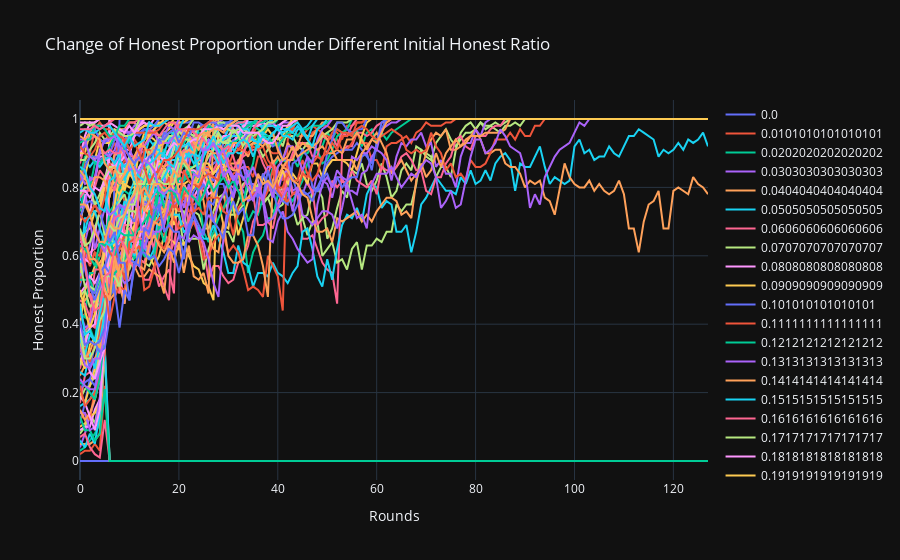

The cell this chart's notebook holds for it:
### Code cell
# compare change of honest_proportion under different initial_honest_ratio; using "round" as x-axis
fig = go.Figure()
for name, group in ratio_gp:
    fig.add_trace(go.Scatter(x=group["round"], y=group["honest_proportion"], name=name))

fig.update_layout(title="Change of Honest Proportion under Different Initial Honest Ratio",
                  xaxis_title="Rounds",
                  yaxis_title="Honest Proportion")
fig.show()
